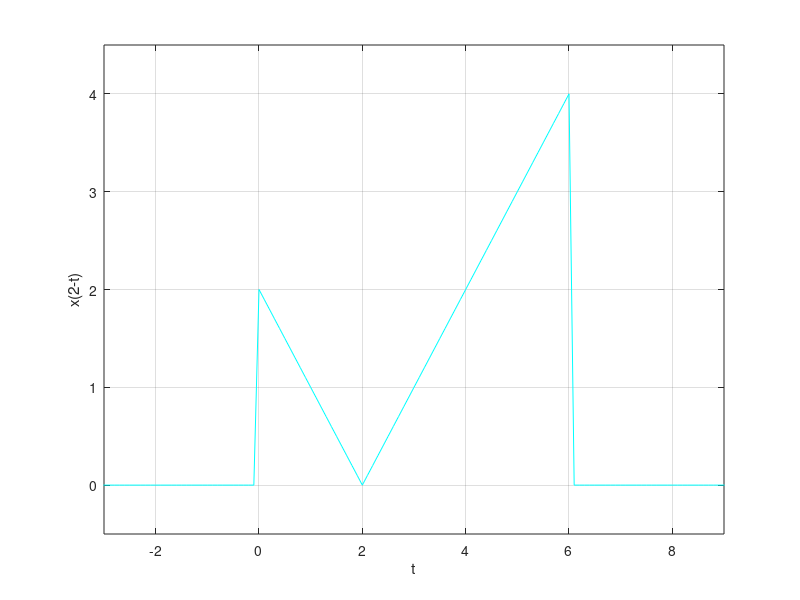
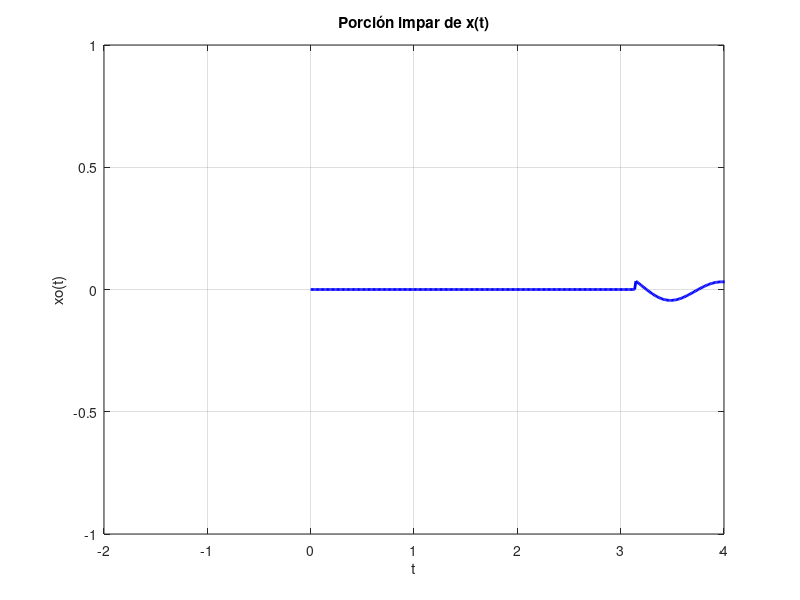

Write MATLAB code to recreate these figures, in order. (Note: this script raises an error after producing the figures.)
%% PRACTICA 3: SEÑALES EN TIEMPO CONTINUO
%
%% Integrantes
%%
% 
% * Barrera Martinez Paola Angelica
% * Espino Chavez Brandon Daniel
% * Gonzalez Lopez Dani
% * Villavicencio Salinas Miguel Angel
% * Zetina Arellano Luis Enrique
% 
%
%% Objetivos
% * Manipulación básica de MATLAB
% * Gráficas de señales reales y complejas continuas
% * Transformación de señales continuas (escalamientos y traslaciones)
% * Calculo de energía y potencia de señales continuas
%
%% Introduccion.
% Se investigo cómo se grafica con python y con esto se resolvió el problema 4. 
% Este es el resultado obtenido en python 
%% PAYTHON
% Programar graficas en paython es muy similar a graficae en MATLAB como se
% puede obserbar en la imagen del codigo
%%
% 
% <<Codigo.png>>
% 
% 
%%
% De esta forma es como se observan las graficas en python
%%
% 
% <<Problema 4.png>>
% 
%% Desarrollo

% Metodos para trabajar señales dentro de MATLAB

%% EJERCICIO 1
%
% _*FUNCIONES ANONIMAS*_ 
%
% Las funciones anónimas proveen una representacion simbolica de una 
% función definida en operadores, funciones u otras funciones 
% anonimas de MATLAB. 
%
% Definimos una funcion exponencial senusoidal:  
%

f = @ (t) exp(-t).* cos(2*pi*t);

%% 
% Usamos el simbolo @ para identificar a la expresion como una funcion
% anonima, a la que se le asigna el nombre de f. Los parentesis seguidos de 
% @ identifican la variable independiente o argumento de entrada.
%
%% 
% Para evaluar a t en f(t), asignamos como t=0; f(t)
%% 
% *Vectores de entrada* 
%
% Los vectores de entrada permiten la evaluacion de multiples valores
% simultanemamente, por ejemplo:

t=(-2:0.01:2);f(t);

 
%%
% *Graficación*
%
% Para graficar la señal anterior, utilizamos los siguientes comandos
plot(t,f(t));
xlabel('t'); 
ylabel('f(t)'); 
grid; 


%%
% _*OPERADORES RELACIONALES Y ESCALON UNITARIO*_ 
% 
% Los operadores relacionales en MATLAB comparan dos elementos, y tenemos 6
% operadores: <,>,<=,>=,== and ~=. 
%
% El escalon unitario u(t) surge para muchas situaciones practicas, en este
% caso, definimos al escalon como 

u= @(tu) 1.0.*(tu>=0);
%% 
% Definimos el vector de entrada y graficamos la señal

tu = (-2:0.01:2); plot(tu,u(tu));
xlabel('t'); 
ylabel('u(t)');
axis ([-2 2 -0.1 1.1]);


%%
% Podemos combinar los operadores relacionales con el logico AND (&), OR
% (|) y negacion(~). 
% Haciendo una representación gráfica tenemos: 

p=@(to) 1.0.*((to>=0)&(to<1));
to=(-1:0.01:2); 
plot(to,p(to));
xlabel('t');  ylabel('p(t)=u(t)-u(t-1)');
axis([-1 2 -0.1 1.1])


%% 
% _*OPERADORES DE VISUALIZACION EN UNA VARIABLE INDEPENDIENTE*_
% 
% Comúnmente se encuentran dos operaciones sobre la variable independiente 
% de una función: desplazamiento y escalada
%
% Consideramos la funcion g(t)= f(t) u(t)= e-t Cos(2*pi*t) u(t).
%
% Para definirla en MATLAB tenemos:

g = @(t) f(t).*u(tu);

%% 
% Ahora definimos constantes para el desplazamiento y escalada de la
% funcion; consideramos un factor de compresion de 2 y un desplazaminto de
% 1 unidad a la izquierda, por tanto

tv= (-2:0.01:2);
plot(tv,g(2*t+1));
xlabel('t'); ylabel('g(2t+1)'); 
grid;
%% 
% Otros ejemplos son: 
%
% Para una inversion horizontal y desplazamiento de una unidad a la
% izquierda, tenemos: 

plot(tv,g(-t+1));
xlabel('t'); ylabel('g(-t+1)'); 
grid;
%% 
% Si sumamos las dos transformaciones anteriores, h(t)= g(2*t+1)+g(-t+1),
% tenemos: 

plot(tv,g(2*t+1)+g(-t+1));
xlabel('t'); ylabel('h(t)'); 
grid;


%% 
% _*INTEGRACION NUMERICA Y ESTIMACION DE LA SEÑAL DE ENERGÍA*_
%
% Para diversos cálculos nos ayudamos de la integración, y aunque ésta
% parezca simple la integración numérica proporciona una buena manera de
% verifcar resultados analíticos.
%
% Para ejemplificar, consideramos una señal simple: x(t)= e-t(u(t)-u(t-1))

x= @(te) exp(-te).*((te>=0)&(te<1));
te= (0:0.01:1);
%% 
% Definimos el valor de la energía

E_x= sum(x(te).*x(te)*0.01);


%% EJERCICIO 2
% Para la señal x(t), se bosquejan cinco diferentes transformaciones.
%
% # x(t-4)
% # x(t/1.5)
% # x(-t)
% # x(2t-4)
% # x(2-t)
% 
% La función original x(t), es: 
t1=(-10:0.1:10);
    f1= @(t1) -t1.*((t1>=-4)&(t1<=0));
    f2= @(t1) t1.*((t1>=0)&(t1<=2));
 f3=@(t1) f1(t1)+f2(t1);   

plot(t1,f3(t1));
axis([-5 3 -1 4.5]);

xlabel('t'); ylabel('x(t)'); grid;

%% 
% Ahora gráficamos cada una de las transformaciones propuestas

%% 
% Para a) x(t-4)

plot(t1, f3(t1-4),'r');
xlabel('t'); ylabel('x(t-4)'); grid;
axis ([-1 7 -0.5 4.5]);

%% 
% Para b) x(t/1.5)
plot(t1, f3(t1/1.5),'m');
xlabel('t'); ylabel('x(t/1.5)'); grid;
axis ([-8 5 -1.5 4.5]);

%% 
% Para c) x(-t)
plot(t1, f3(-t1),'k');
xlabel('t'); ylabel('x(-t)'); grid;
axis ([-3 6 -0.5 4.5]);
%% 
% Para d) x(2*t-4)
plot(t1, f3(2*t1-4),'g');
xlabel('t'); ylabel('x(2t-4)'); grid;
axis ([-1 5 -0.5 4.5]);
%% 
% Para e) x(2-t)
plot(t1, f3(2-t1),'c');
xlabel('t'); ylabel('x(2-t)'); grid;
axis ([-3 9 -0.5 4.5]);

%% EJERCICIO 3 
%
% Resuelve el problema 1.11-1, los ejes deben mostrarse en el origen además de la edición de tu preferencia.
%
% Proporcionar código en MATLAB y resultados que tracen la porción impar xo(t) de la función x(t)=2^−t cos(2πt)u(t−π ) en un intervalo de longitud adecuada utilizando un número adecuado de puntos.
%
% Se resolvio este problema del libro de Lathi (versión de clase).
%%
% Definición de la función x(t)
t = linspace(0, 12, 1000);  % Definimos el intervalo de tiempo
u = @(t) (t >= 0);          % Función escalón unitario
x = @(t) 2.^(-t) .* cos(2*pi*t) .* u(t - pi);  % Definimos la función x(t)
%%
% Calculamos la porción impar xo(t)
xo = @(t) 0.5 * (x(t) - x(-t));  % Porción impar de x(t)
%%
% Gráfico de xo(t)
figure;
plot(t, xo(t), 'b', 'LineWidth', 2);
grid on;
xlabel('t');
ylabel('xo(t)');
title('Porción impar de x(t)');
axis([-2 4 -1 1]);  % Establecemos límites de los ejes
ax = gca;  % Obtenemos los ejes actuales
ax.XAxisLocation = 'origin';  % Movemos el eje x al origen
ax.YAxisLocation = 'origin';  % Movemos el eje y al origen
ax.Box = 'off';  % Quitamos el recuadro alrededor del gráfico
ax.XAxis.TickLength = [0.02 0.02];  % Longitud de las marcas en el eje x
ax.YAxis.TickLength = [0.02 0.02];  % Longitud de las marcas en el eje y
ax.FontSize = 12;  % Tamaño de fuente

%% EJERCICIO 4
%
%%
% Se resolvio y grafico una sumatoria por medio de MATLAB y paython, la
% sumatoria es:
%
% $$ x(t) = \sum_{k=1}^{10} cos(2\pi k t)$$
%%
% MATLAB
% Se construyeron 4 graficas para 4 diferentes rangos de "t"
%%
% Subgráfico 1 
% Para el rango t1
t1 = linspace(-10,10,100); % Rango 1 de -10 a 10 de 1 en 1
x1 = linspace(0,0,100);
for k = 1:10
x1= x1 + cos(2*pi*t1*k);
end
subplot(2, 2, 1); 
plot(t1, x1);
title("Grafica Rango t1")
plano= gca;
plano.XAxisLocation = "origin";
plano.YAxisLocation = "origin";
plano.Box = "off";
grid on;
%%
% Subgráfico 2
% Para el rango t2
t2 = linspace(-5,5,100); % Rango 2 de -5 a 5 de 1 en 1
x2 = linspace(0,0,100);
for k = 1:10
x2= x2 + cos(2*pi*t2*k);
end
subplot(2, 2, 2); 
plot(t2, x2);
title("Grafica Rango t2")


plano = gca;
plano.XAxisLocation = "origin";
plano.YAxisLocation = "origin";
plano.Box = "off";
grid on
%%
% Subgráfico 3
% Para el rango t3
t3 = linspace(0,20,100); % Rango 3 de 0 a 20 de 1 en 1
x3 = linspace(0,0,100);
for k = 1:10
x3= x3 + cos(2*pi*t3*k);
end
subplot(2, 2, 3); 
plot(t3, x3);
title("Grafica Rango t3")

plano = gca;
plano.XAxisLocation = "origin";
plano.YAxisLocation = "origin";
plano.Box = "off";
grid on
%%
% Subgráfico 4
% P+ara el rango t4
t4 = linspace(-1, 1, 1000); % Rango 4 de -1 a 1 con 1000 elementos
x4 = linspace(0,0,1000);
for k = 1:10
x4= x4 + cos(2*pi*t4*k);
end
subplot(2, 2, 4); 
plot(t4, x4);
title("Grafica Rango t4")

plano = gca;
plano.XAxisLocation = "origin";
plano.YAxisLocation = "origin";
plano.Box = "off";
grid on

%% EJERCICIO 5
%
%%
% Declaracion de funciones anonimas

u = @(t) 1.0*(t>=0); t = -10:.001:10;
x = @(t) exp(t*(1+2j*pi)).*u(-t);
% Graficas para distintos valores de a(0.5, 1, 2)

%Inciso a)
subplot(1,3,1); plot(real(x(t)),imag(x(0.5*t)),'k-'); grid on
xlabel('Re(x(t))'); ylabel('Im(x(0.5t))'); axis([-1 1 -1 1]);
subplot(1,3,2); plot(real(x(t)),imag(x(t)),'k-'); grid on
xlabel('Re(x(t))'); ylabel('Im(x(t))'); axis([-1 1 -1 1]);
subplot(1,3,3); plot(real(x(t)),imag(x(2*t)),'k-'); grid on
xlabel('Re(x(t))'); ylabel('Im(x(2t))'); axis([-1 1 -1 1]);
%%
% Declaracion de y(t) y su grafica

%Inciso b)
y = @(t) real(2*x((-5-t)/2));
figure;
plot(t,y(t),'k-'); axis([-10 10 -3 3]);
grid on; xlabel('t');
 ylabel( 'y(t)');
 set(gca,'xtick',-10:5:10,'ytick',-2:0.5:2);
%%
% Usando integracion numerica para el calculo de enrgia de x(t)

 %Inciso c)
x2 = @(t) x(t).*conj(x(t)); Ex = integral(x2,-100,0);
%%
% usando integracion numerica para el calculo de energia de y(t)

% Inciso d)
 y2 = @(t) y(t).*conj(y(t));
 Ey = integral(y2,-5,100);
%%
% Grafica de x(t) en [-10,10]

% Inciso e)
 figure;
 plot(t,x(t),'k-'); grid on



















